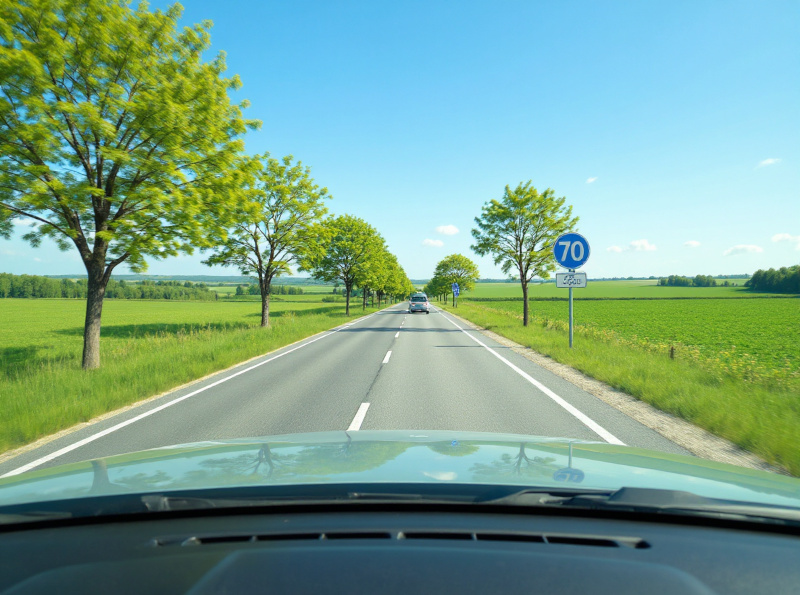
#> input picture X/cor/SIFT-SURF/route1.jpg, 800 x 595 px, found by its file name
$ jupyter execute --allow-errors tp6c.ipynb
#> lines starting #> are read from the running program, lines starting #| are printed output that depends on the picture; after the words box and inside, x2 and y2 are one past the last pixel; in counts of white or black regions, pixels touching at a corner belong together
# Détection de caractéristiques

[cell 1]
import numpy as np
import skimage.io as io
import matplotlib.pyplot as plt
from skimage.feature import canny
from skimage.transform import hough_line, hough_line_peaks

[cell 2]
img = io.imread('../_static/route1.jpg')
#> img is the input picture: shape (595, 800, 3); mean R, G, B 121.9, 163.4, 142.6
fig, axs = plt.subplots(1, 1, figsize=(8,4))
axs.imshow(img, "gray")
axs.set_title("Observation")
plt.show()

## Détection de contours (détecteur de Canny)

#> (a cell that did not finish here is left out)

## Influence de $\sigma$

Le paramètre $\sigma$ (`sigma`) est l'écart-type du filtre gaussien appliqué sur l'image en toute première étape du détecteur de Canny,
dont l'objectif est de flouter légèrement l'image pour réduire le bruit.

[cell 4]
# Effet de sigma
images = ["route2.jpg", "route2-bruit.jpg"]
fig, axs = plt.subplots(2, 3, figsize=(16,8))
for k in range(len(images)):
    x = io.imread(f'../_static/{images[k]}')
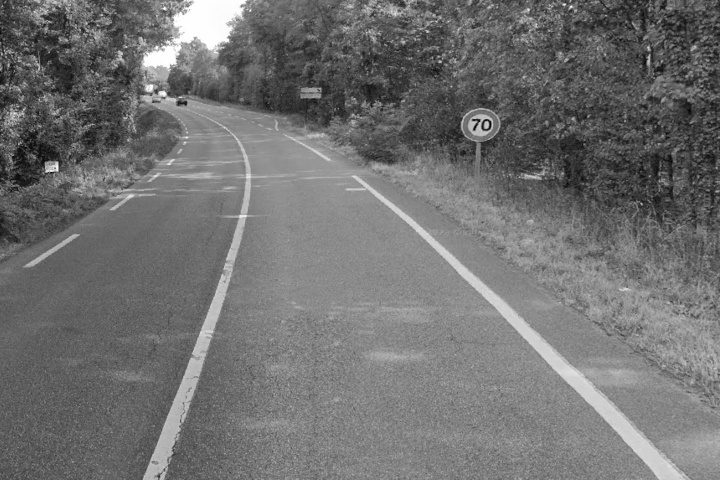
#> input picture X/cor/SIFT-SURF/route2.jpg, 720 x 480 px, found by its file name
#> x is the input picture: shape (480, 720); min 0, max 255, mean 113
    y1 = canny(x, sigma=1)
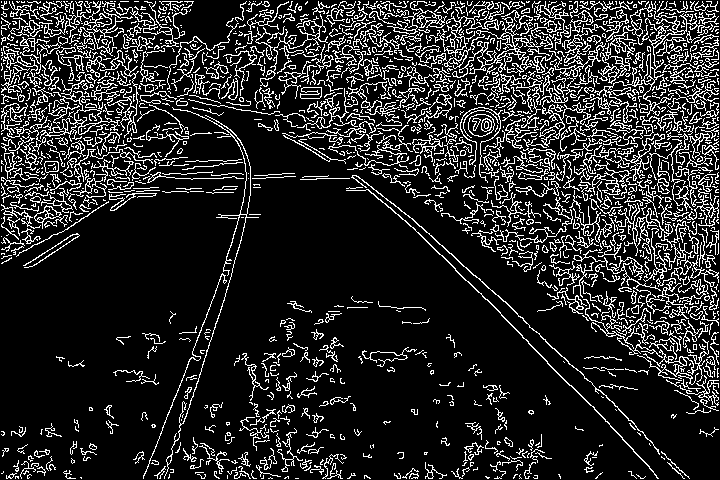
#> y1: shape (480, 720) bool; 15.7% white in thin lines or dots
    y2 = canny(x, sigma=2)
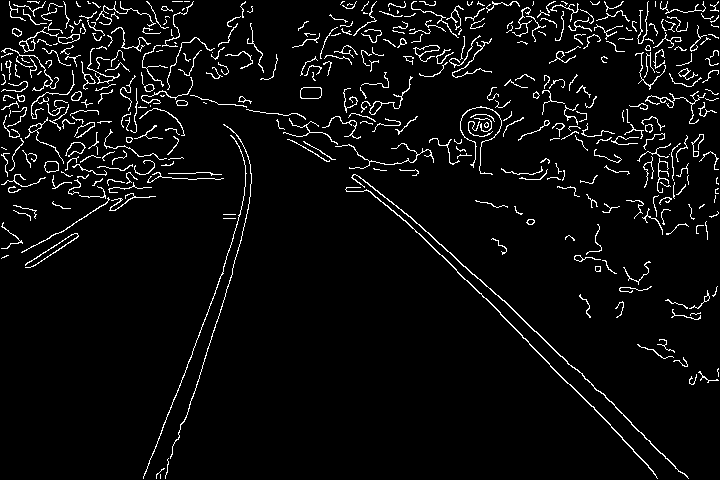
#> y2: shape (480, 720) bool; 4.9% white in thin lines or dots
    axs[k,0].imshow(x, "gray")
    axs[k,0].set_title("Observation")
    axs[k,1].imshow(y1, "gray")
    axs[k,1].set_title("Canny ($\\sigma=1$)")
    axs[k,2].imshow(y2, "gray")
    axs[k,2].set_title("Canny ($\\sigma=2$)")
#> pass 2 of the loop `for k in range(len(images)):`:
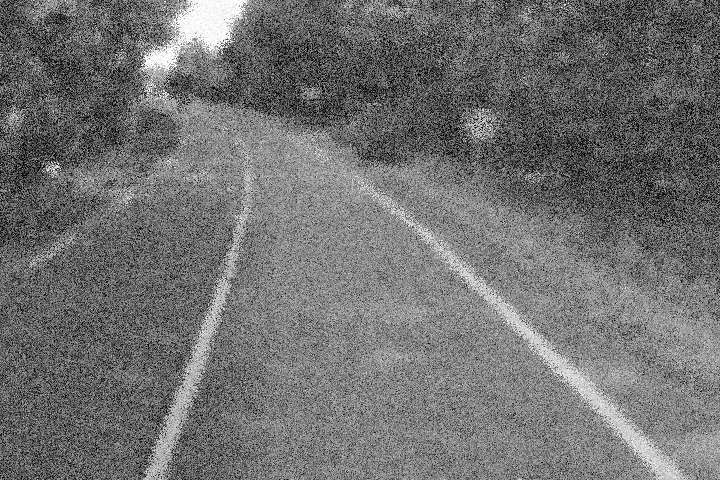
#> input picture data/route2-bruit.jpg, 720 x 480 px, found by its file name
#> x is the input picture: shape (480, 720); min 0, max 255, mean 112.9
#> `y1 = canny(x, sigma=1)`:
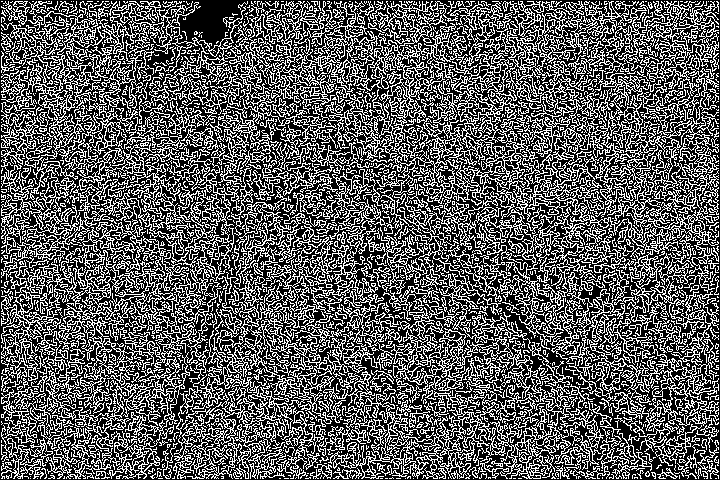
#> y1: shape (480, 720) bool; 36.2% white in thin lines or dots
#> `y2 = canny(x, sigma=2)`:
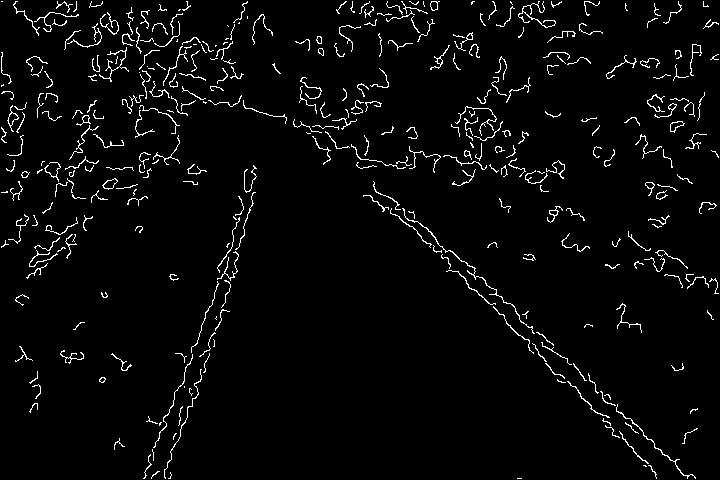
#> y2: shape (480, 720) bool; 3.4% white in thin lines or dots
plt.show()

## Application du masque sur les contours détectés

[cell 5]
# Masque
if True:

    # Chargement du masque
    mask = io.imread("../_static/route-masque.png")
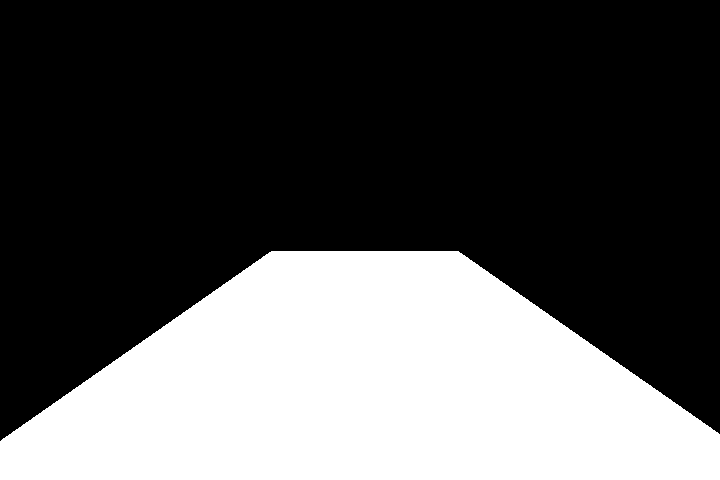
#> input picture data/route-masque.png, 720 x 480 px, found by its file name
#> mask: shape (480, 720); 33.3% white; 1 white region, box (x1, y1, x2, y2) and area: (0, 251, 720, 480) 115155

else:

    # Sinon : création du masque

    # Initialisation
    R, C = contours.shape
    r, c = np.arange(R), np.arange(C)
    cols, rows = np.meshgrid(c, r)

    # Définition du contour
    mask = np.ones((R,C))
    mask = np.where( rows>250, mask, 0 )
    mask = np.where( rows >  .7 * cols - 70, mask, 0 )
    mask = np.where( rows > -.7 * cols + 440, mask, 0 )

    # Enregistrement
    import skimage as ski
    mask_save = ski.util.img_as_ubyte(mask)
    io.imsave("route-masque.png", mask_save)

    # Affichage
    plt.figure()
    plt.imshow(mask+contours, "gray")#, origin='lower')
    plt.show()
